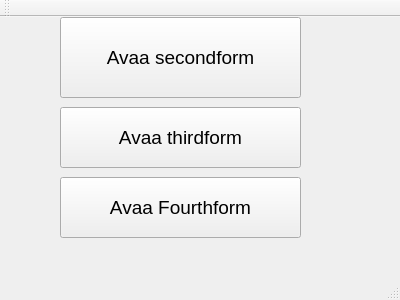
<?xml version="1.0" encoding="UTF-8"?>
<ui version="4.0">
 <class>MainWindow</class>
 <widget class="QMainWindow" name="MainWindow">
  <property name="geometry">
   <rect>
    <x>0</x>
    <y>0</y>
    <width>400</width>
    <height>300</height>
   </rect>
  </property>
  <property name="windowTitle">
   <string>MainWindow</string>
  </property>
  <widget class="QWidget" name="centralWidget">
   <widget class="QPushButton" name="btnOpenSecondForm">
    <property name="geometry">
     <rect>
      <x>60</x>
      <y>0</y>
      <width>241</width>
      <height>81</height>
     </rect>
    </property>
    <property name="font">
     <font>
      <pointsize>14</pointsize>
     </font>
    </property>
    <property name="text">
     <string>Avaa secondform</string>
    </property>
   </widget>
   <widget class="QPushButton" name="btnOpenThirdForm">
    <property name="geometry">
     <rect>
      <x>60</x>
      <y>90</y>
      <width>241</width>
      <height>61</height>
     </rect>
    </property>
    <property name="font">
     <font>
      <pointsize>14</pointsize>
     </font>
    </property>
    <property name="text">
     <string>Avaa thirdform</string>
    </property>
   </widget>
   <widget class="QPushButton" name="btnOpenFourthForm">
    <property name="geometry">
     <rect>
      <x>60</x>
      <y>160</y>
      <width>241</width>
      <height>61</height>
     </rect>
    </property>
    <property name="font">
     <font>
      <pointsize>14</pointsize>
     </font>
    </property>
    <property name="text">
     <string>Avaa Fourthform</string>
    </property>
   </widget>
  </widget>
  <widget class="QMenuBar" name="menuBar">
   <property name="geometry">
    <rect>
     <x>0</x>
     <y>0</y>
     <width>400</width>
     <height>21</height>
    </rect>
   </property>
  </widget>
  <widget class="QToolBar" name="mainToolBar">
   <attribute name="toolBarArea">
    <enum>TopToolBarArea</enum>
   </attribute>
   <attribute name="toolBarBreak">
    <bool>false</bool>
   </attribute>
  </widget>
  <widget class="QStatusBar" name="statusBar"/>
 </widget>
 <layoutdefault spacing="6" margin="11"/>
 <resources/>
 <connections/>
</ui>
